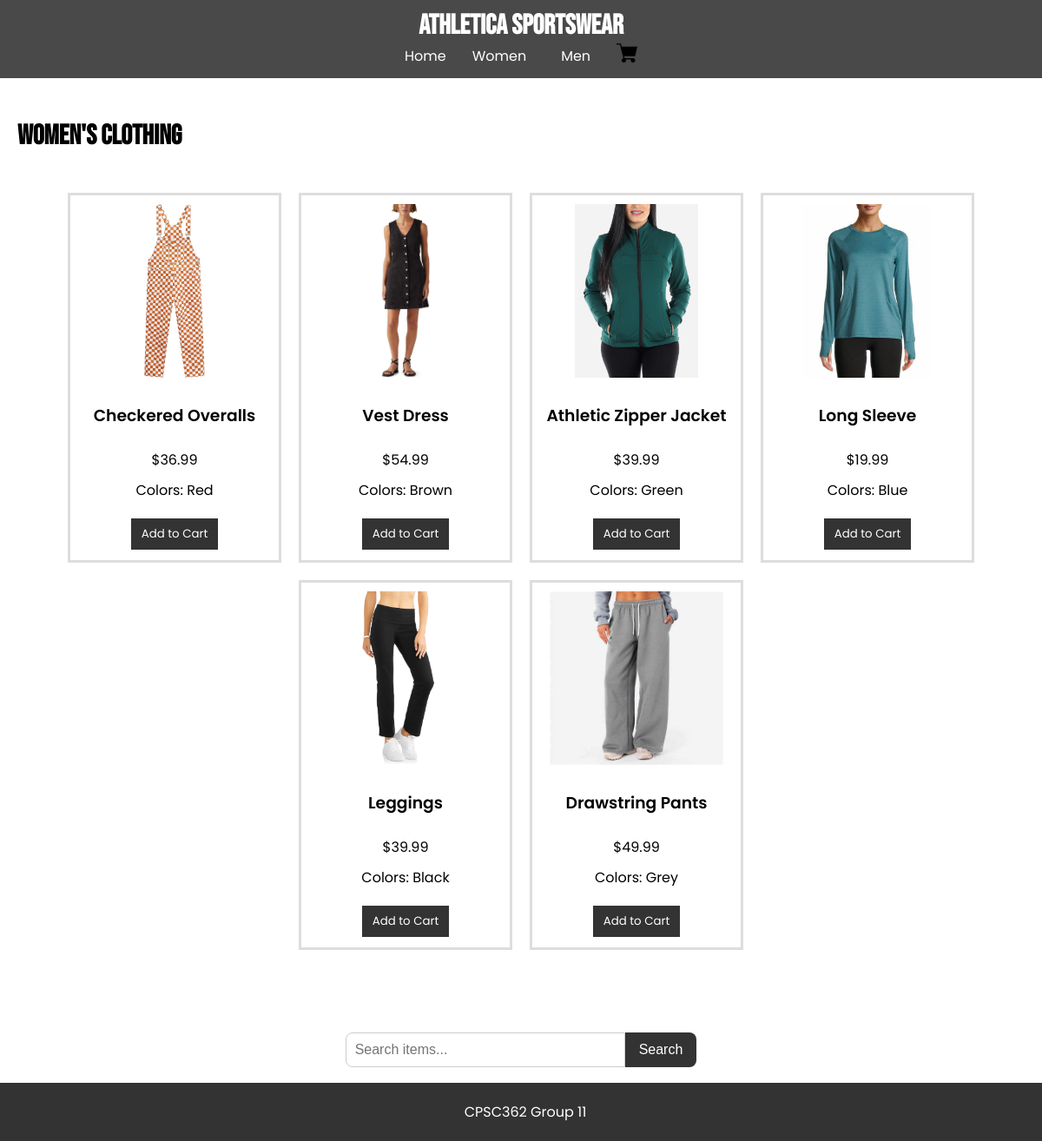
/women/clothing, run on an earlier commit of the app's database.
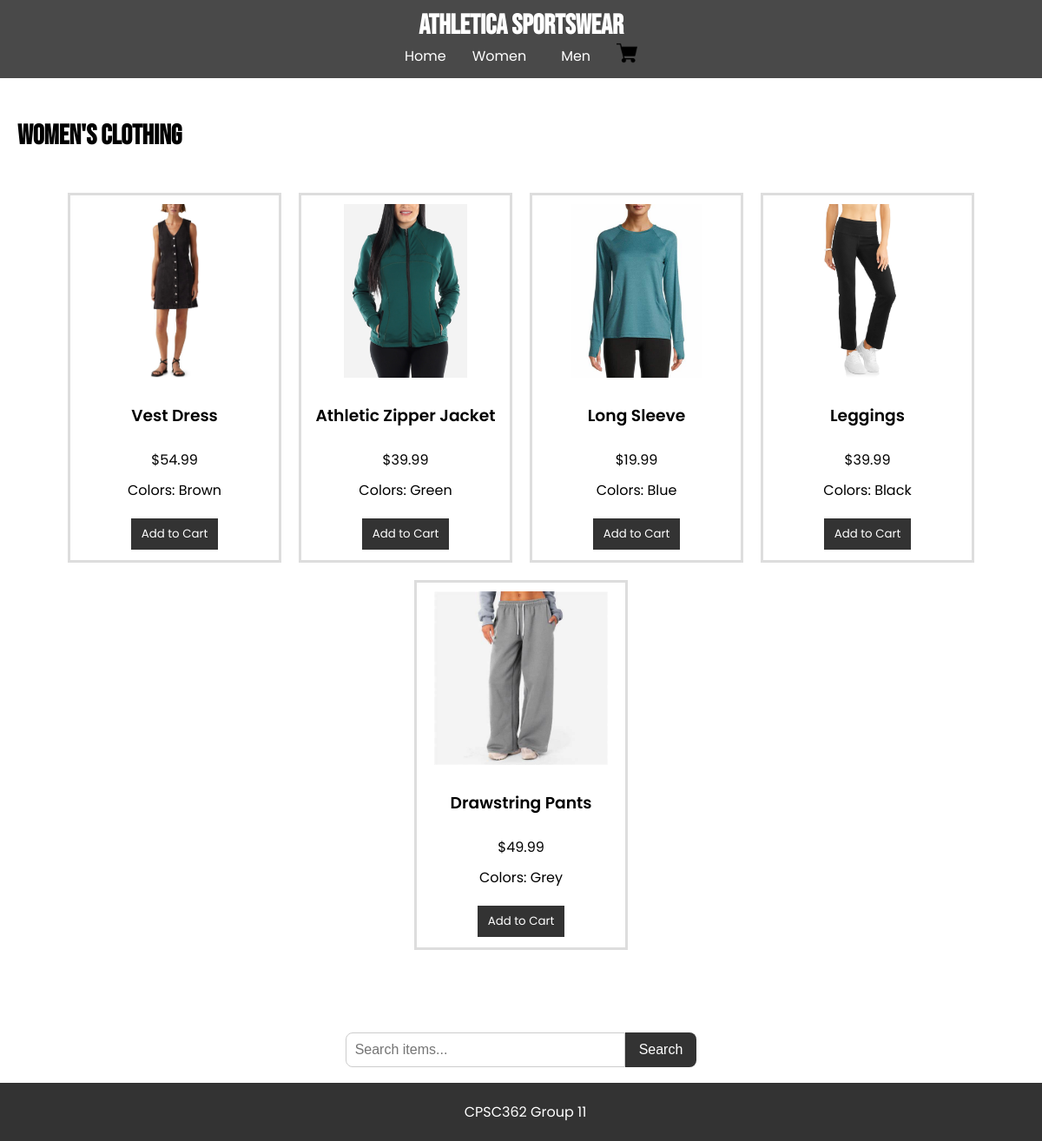
And on a later commit of the database.
### tables this page shows
CREATE TABLE items
                    (id TEXT PRIMARY KEY,
                    name TEXT NOT NULL,
                    category TEXT NOT NULL,
                    subcategory TEXT NOT NULL,
                    price REAL NOT NULL,
                    image TEXT,
                    color TEXT);

### app.py (the view)
@app.route('/women/clothing')
def women_clothing():
    with sqlite3.connect(DB_PATH) as con:
        cur = con.cursor()
        cur.execute("SELECT * FROM items WHERE category = 'Women' AND subcategory = 'Clothing'")
        items = cur.fetchall()
    return render_template("women_clothing.html", items=items)

### templates/women_clothing.html (shortened to what this page needs)
{% extends "base.html" %}
{% block content %}
    <h2>Women's Clothing</h2>
    <div class="items">
        {% for item in items %}
            <div class="item">
                <img src="{{ url_for('static', filename='images/' + item[5]) }}" alt="{{ item[1] }}">
                <h3>{{ item[1] }}</h3>
                <p>${{ "%.2f" % item[4] }}</p>
                <p class="colors">Colors: {{ item[6] }}</p>
                <form method="POST" action="{{ url_for('add_to_cart') }}">
                    <button type="submit" class="add-to-cart">Add to Cart</button>
                </form>
            </div>
        {% else %}
            <p>No items found.</p>
        {% endfor %}
    </div>
{% endblock %}

What changed in the data, as far as the page shows it:
removed items: image (picture), name "Checkered Overalls", price "36.99", color "Red"
